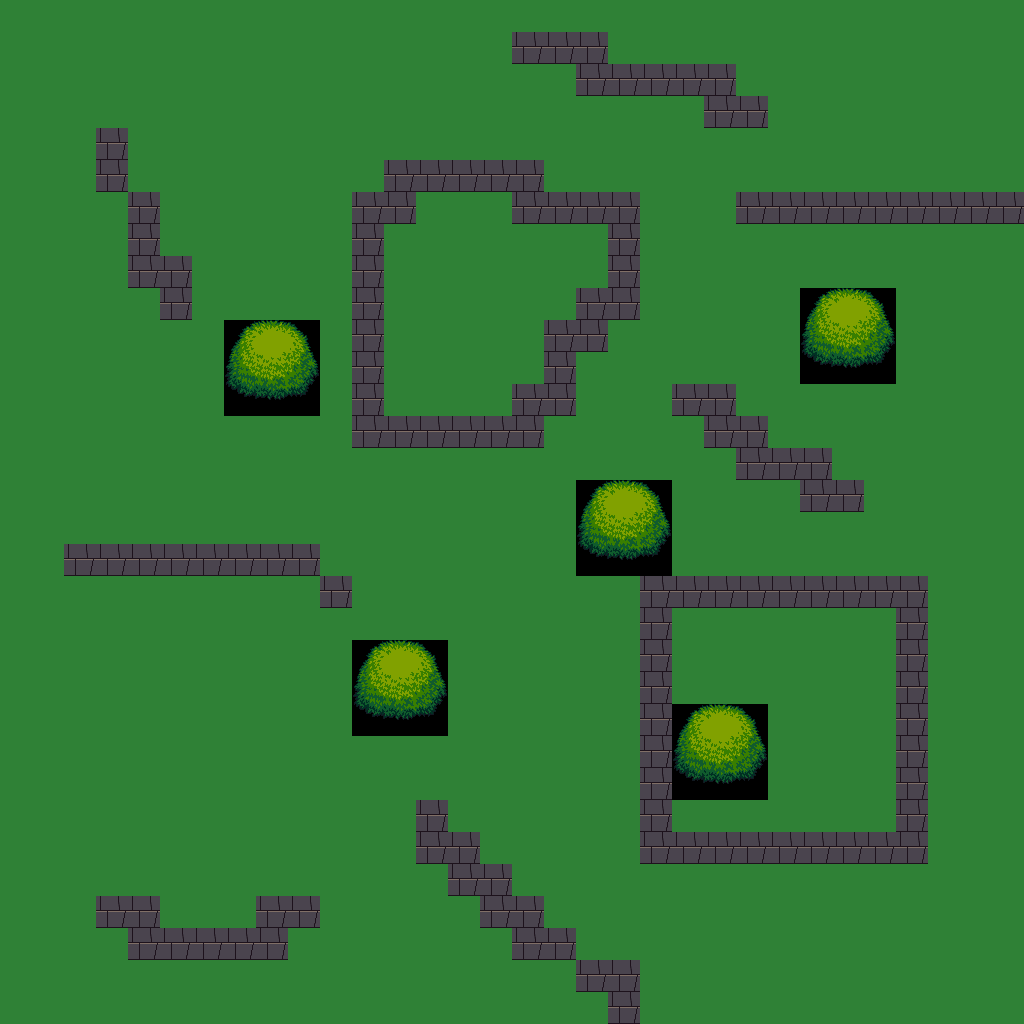

Below is a game level as drawn by its tile map, then a one-line description and the .tmx that defines it (tile-layer data replaced by summaries):
An orthogonal 32x32 tile map with 32x32 px tiles, 1 tile layer (Tile Layer 1).

<map version="1.0" orientation="orthogonal" width="32" height="32" tilewidth="32" tileheight="32">
 <tileset firstgid="1" source="terrain_atlas.tsx" />
 <layer name="Tile Layer 1" width="32" height="32">
  <data>[1024 cells, 1024 non-empty, 11 distinct tile ids]</data>
 </layer>
</map>
